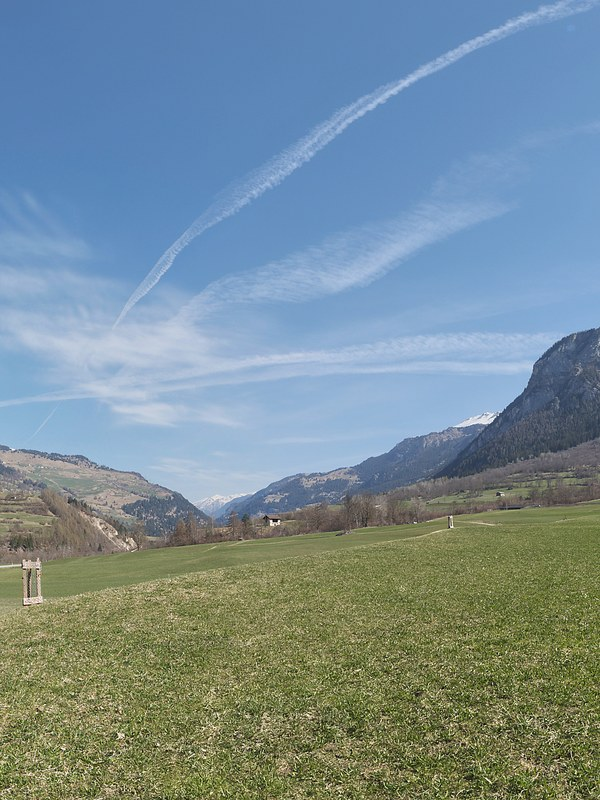
#> input picture kit/assets/pilot/photo-alps.jpg, 600 x 800 px; its folder holds only this picture in this run
$ python -i post.py   (imports and definitions only)
#> lines starting #> are read from the running program, lines starting #| are printed output that depends on the picture
"""The photographic finish on a graded still (global, no AI): a soft bloom around the brightest areas (the windows)
and an unsharp mask that restores the texture the denoiser softens."""

import numpy as np
from PIL import Image, ImageFilter

JPEG_QUALITY = 92


def post(src, out, bloom=0.12, sharpen=60):
    """Finish the image at `src` and save it to `out` (a .jpg at JPEG_QUALITY)."""
#> called with src = '../../kit/assets/pilot/photo-alps.jpg', out = 'out.png', bloom = 0.12, sharpen = 60
    im = Image.open(src).convert("RGB")
#> im is the input picture: PIL image 600x800 RGB; mean R, G, B 119.7, 141, 149.5
    a = np.asarray(im).astype(np.float32) / 255
    lum = a @ np.array([0.2126, 0.7152, 0.0722], np.float32)
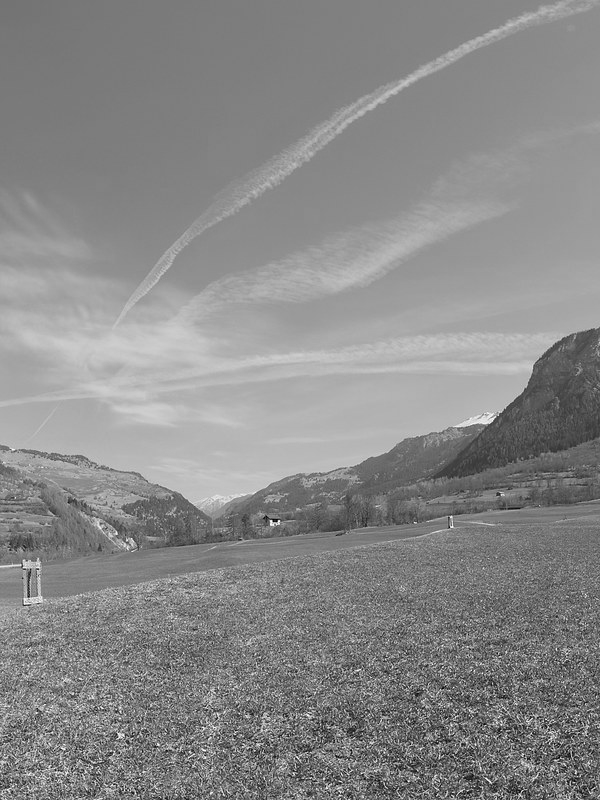
#> lum: shape (800, 600) float32; min 0.000834, max 0.994, mean 0.538
    hi = np.clip((lum - 0.8) / 0.2, 0, 1)[..., None] * a
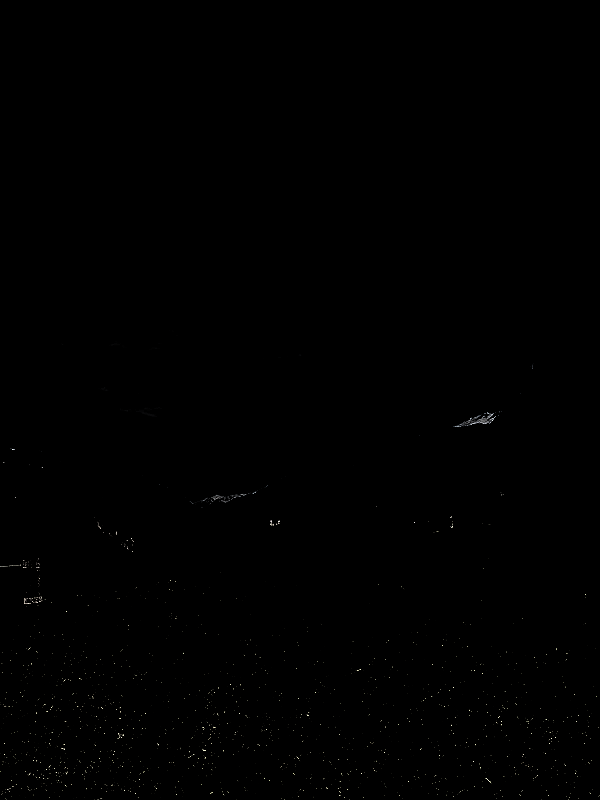
#> hi: shape (800, 600, 3) float32; mean R, G, B 0.00149, 0.00148, 0.00129
    glow = np.asarray(Image.fromarray((hi * 255).astype(np.uint8)).filter(ImageFilter.GaussianBlur(im.width / 60))).astype(np.float32) / 255
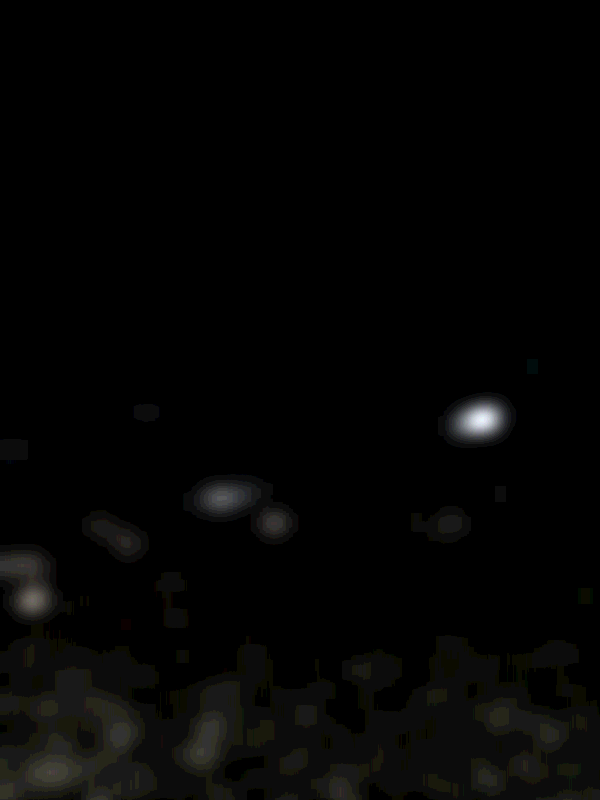
#> glow: shape (800, 600, 3) float32; mean R, G, B 0.0014, 0.00139, 0.0012; drawn with min black and max white
    a = 1 - (1 - a) * (1 - glow * bloom * 4)  # screen
    im = Image.fromarray((np.clip(a, 0, 1) * 255 + 0.5).astype(np.uint8))
    im = im.filter(ImageFilter.UnsharpMask(radius=1.6, percent=sharpen, threshold=2))
    im.save(out, quality=JPEG_QUALITY)
    print("post", out)

>>> result = post('../../kit/assets/pilot/photo-alps.jpg', 'out.png')

$ run again, on kit/assets/pilot/photo-birch.jpg
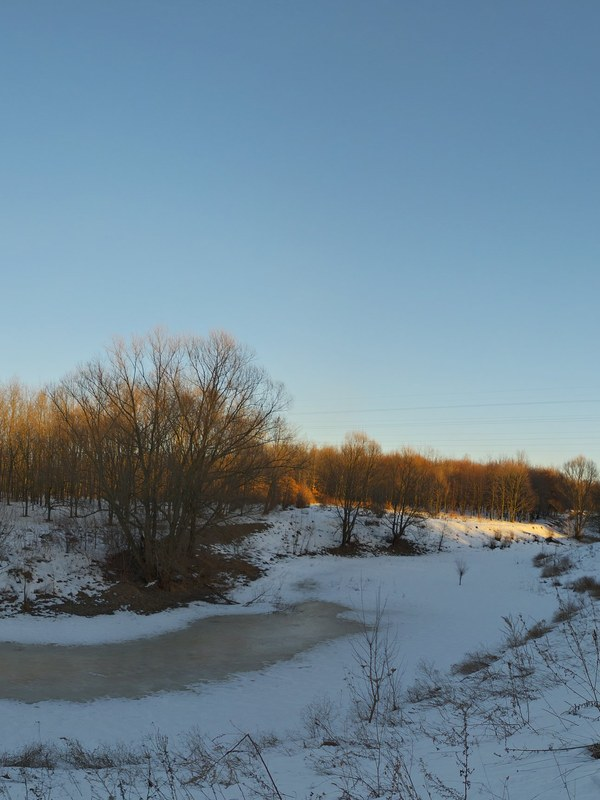
#> input picture kit/assets/pilot/photo-birch.jpg, 600 x 800 px
#> in post, im is the input picture: PIL image 600x800 RGB; mean R, G, B 109, 131.6, 146.7
#> in post, `lum = a @ np.array([0.2126, 0.7152, 0.0722], np.float32)`:
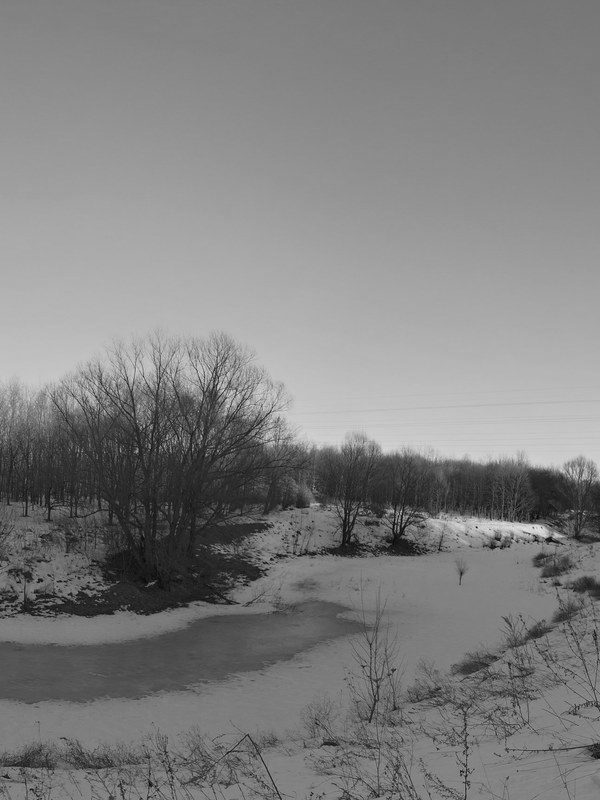
#> lum: shape (800, 600) float32; min 0.00362, max 0.889, mean 0.502
#> in post, `glow = np.asarray(Image.fromarray((hi * 255).astype(np.uint8)).filter(..`:
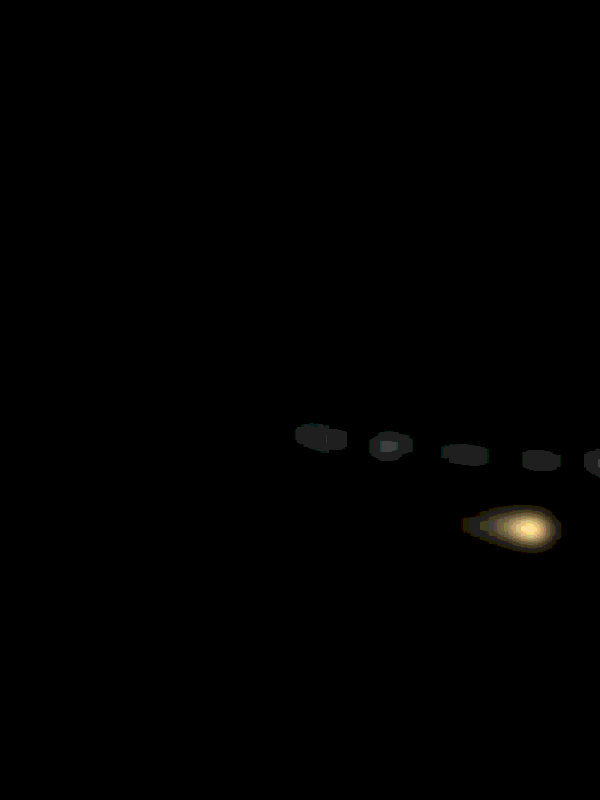
#> glow: shape (800, 600, 3) float32; mean R, G, B 0.000115, 0.000107, 8.03e-05; drawn with min black and max white

$ run again, on kit/assets/pilot/photo-forest.jpg
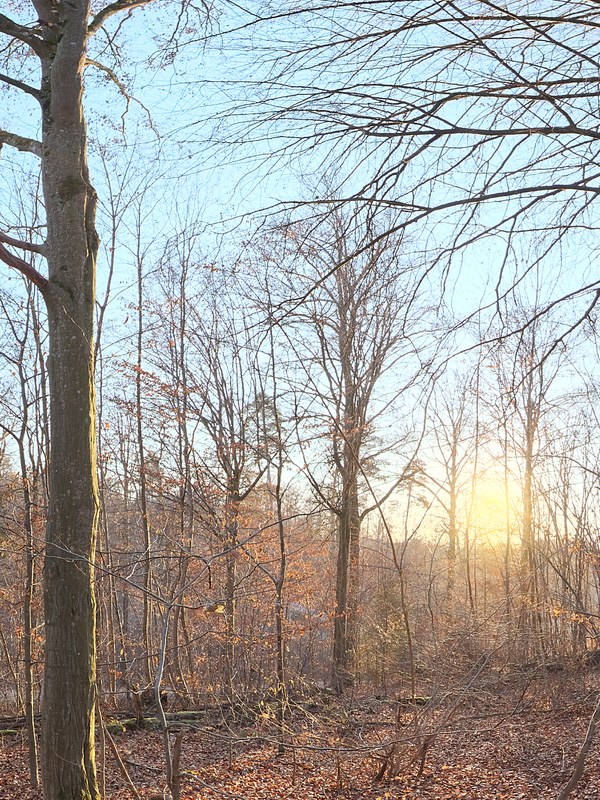
#> input picture kit/assets/pilot/photo-forest.jpg, 600 x 800 px
#> in post, im is the input picture: PIL image 600x800 RGB; mean R, G, B 163.1, 161.6, 158.3
#> in post, `glow = np.asarray(Image.fromarray((hi * 255).astype(np.uint8)).filter(..`:
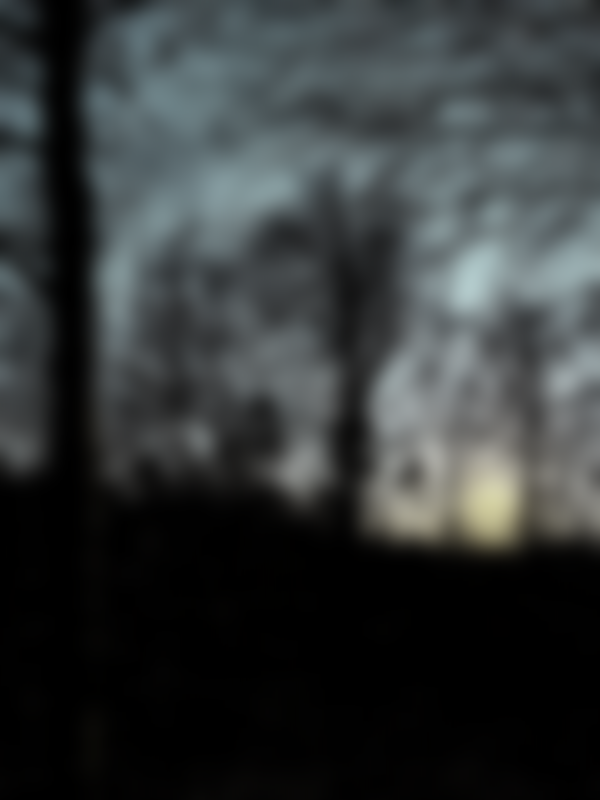
#> glow: shape (800, 600, 3) float32; mean R, G, B 0.201, 0.218, 0.22
#> in post, `a = 1 - (1 - a) * (1 - glow * bloom * 4)`:
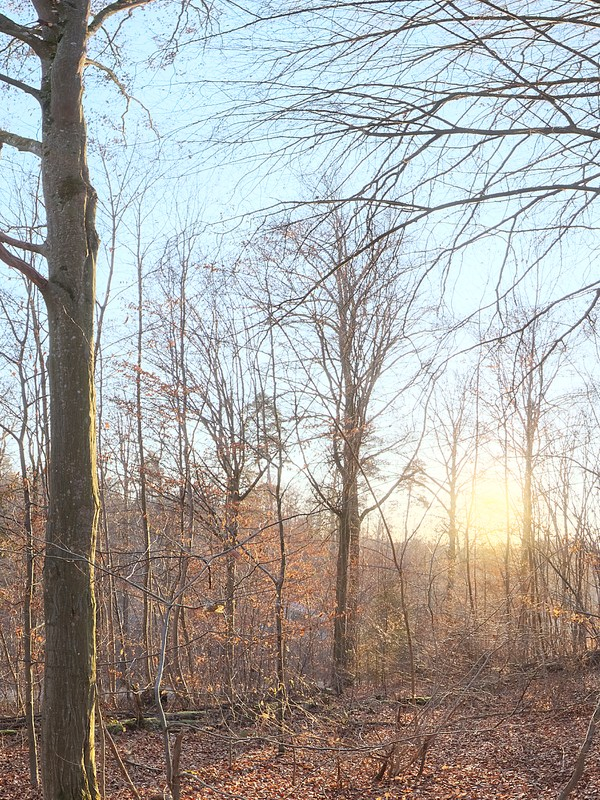
#> a: shape (800, 600, 3) float32; mean R, G, B 0.662, 0.653, 0.638
